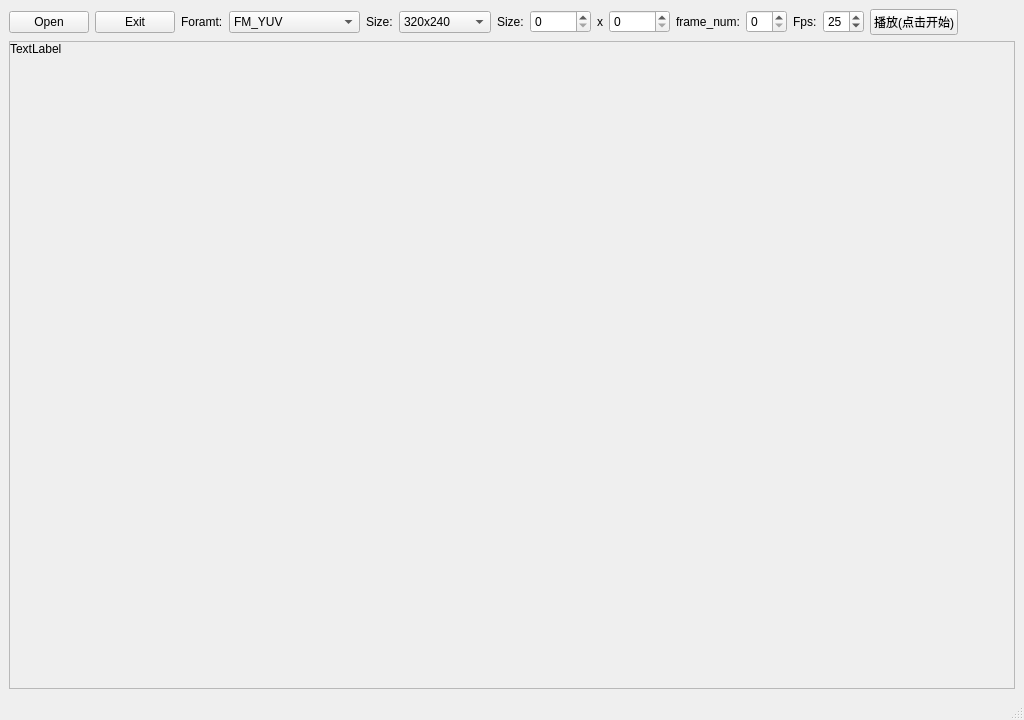
<?xml version="1.0" encoding="UTF-8"?>
<ui version="4.0">
 <class>MainWindow</class>
 <widget class="QMainWindow" name="MainWindow">
  <property name="geometry">
   <rect>
    <x>0</x>
    <y>0</y>
    <width>1024</width>
    <height>720</height>
   </rect>
  </property>
  <property name="acceptDrops">
   <bool>true</bool>
  </property>
  <property name="windowTitle">
   <string>MainWindow</string>
  </property>
  <widget class="QWidget" name="centralwidget">
   <property name="acceptDrops">
    <bool>true</bool>
   </property>
   <layout class="QGridLayout" name="gridLayout">
    <item row="3" column="0">
     <widget class="QScrollArea" name="scrollArea">
      <property name="acceptDrops">
       <bool>true</bool>
      </property>
      <property name="widgetResizable">
       <bool>true</bool>
      </property>
      <widget class="QWidget" name="scrollAreaWidgetContents">
       <property name="geometry">
        <rect>
         <x>0</x>
         <y>0</y>
         <width>1004</width>
         <height>644</height>
        </rect>
       </property>
       <widget class="QLabel" name="label">
        <property name="geometry">
         <rect>
          <x>0</x>
          <y>0</y>
          <width>59</width>
          <height>14</height>
         </rect>
        </property>
        <property name="text">
         <string>TextLabel</string>
        </property>
       </widget>
      </widget>
     </widget>
    </item>
    <item row="0" column="0">
     <layout class="QHBoxLayout" name="horizontalLayout">
      <item>
       <widget class="QPushButton" name="b_open">
        <property name="text">
         <string>Open</string>
        </property>
       </widget>
      </item>
      <item>
       <widget class="QPushButton" name="b_Exit">
        <property name="text">
         <string>Exit</string>
        </property>
       </widget>
      </item>
      <item>
       <widget class="QLabel" name="label_2">
        <property name="text">
         <string>Foramt:</string>
        </property>
       </widget>
      </item>
      <item>
       <widget class="QComboBox" name="combo_fm">
        <item>
         <property name="text">
          <string>FM_YUV</string>
         </property>
        </item>
        <item>
         <property name="text">
          <string>FM_NV12</string>
         </property>
        </item>
        <item>
         <property name="text">
          <string>FM_NV21</string>
         </property>
        </item>
        <item>
         <property name="text">
          <string>FM_YUV420sp</string>
         </property>
        </item>
        <item>
         <property name="text">
          <string>FM_YV12</string>
         </property>
        </item>
        <item>
         <property name="text">
          <string>FM_IYUV</string>
         </property>
        </item>
        <item>
         <property name="text">
          <string>FM_I420</string>
         </property>
        </item>
        <item>
         <property name="text">
          <string>FM_YUV420p</string>
         </property>
        </item>
        <item>
         <property name="text">
          <string>FM_UYVY</string>
         </property>
        </item>
        <item>
         <property name="text">
          <string>FM_Y422</string>
         </property>
        </item>
        <item>
         <property name="text">
          <string>FM_UYNV</string>
         </property>
        </item>
        <item>
         <property name="text">
          <string>FM_YVYU</string>
         </property>
        </item>
        <item>
         <property name="text">
          <string>FM_YUYV</string>
         </property>
        </item>
        <item>
         <property name="text">
          <string>FM_YUNV</string>
         </property>
        </item>
        <item>
         <property name="text">
          <string>FM_BGRA</string>
         </property>
        </item>
        <item>
         <property name="text">
          <string>FM_RGBA</string>
         </property>
        </item>
        <item>
         <property name="text">
          <string>FM_GRAY</string>
         </property>
        </item>
        <item>
         <property name="text">
          <string>FM_BGR565</string>
         </property>
        </item>
        <item>
         <property name="text">
          <string>FM_BGR555</string>
         </property>
        </item>
        <item>
         <property name="text">
          <string>FM_XYZ</string>
         </property>
        </item>
        <item>
         <property name="text">
          <string>FM_YCrCb</string>
         </property>
        </item>
        <item>
         <property name="text">
          <string>FM_BayerBG</string>
         </property>
        </item>
        <item>
         <property name="text">
          <string>FM_BayerGB</string>
         </property>
        </item>
        <item>
         <property name="text">
          <string>FM_BayerGR</string>
         </property>
        </item>
        <item>
         <property name="text">
          <string>FM_HSV</string>
         </property>
        </item>
        <item>
         <property name="text">
          <string>FM_Lab</string>
         </property>
        </item>
        <item>
         <property name="text">
          <string>FM_Luv</string>
         </property>
        </item>
        <item>
         <property name="text">
          <string>FM_ForFileFormat</string>
         </property>
        </item>
       </widget>
      </item>
      <item>
       <widget class="QLabel" name="label_3">
        <property name="text">
         <string>Size:</string>
        </property>
       </widget>
      </item>
      <item>
       <widget class="QComboBox" name="combo_size">
        <item>
         <property name="text">
          <string>320x240</string>
         </property>
        </item>
        <item>
         <property name="text">
          <string>640x480</string>
         </property>
        </item>
        <item>
         <property name="text">
          <string>720x480</string>
         </property>
        </item>
        <item>
         <property name="text">
          <string>720x576</string>
         </property>
        </item>
        <item>
         <property name="text">
          <string>800x480</string>
         </property>
        </item>
        <item>
         <property name="text">
          <string>800x576</string>
         </property>
        </item>
        <item>
         <property name="text">
          <string>800x720</string>
         </property>
        </item>
        <item>
         <property name="text">
          <string>1024x600</string>
         </property>
        </item>
        <item>
         <property name="text">
          <string>1280x720</string>
         </property>
        </item>
        <item>
         <property name="text">
          <string>1440x960</string>
         </property>
        </item>
        <item>
         <property name="text">
          <string>2560x1440</string>
         </property>
        </item>
       </widget>
      </item>
      <item>
       <widget class="QLabel" name="label_4">
        <property name="text">
         <string>Size:</string>
        </property>
       </widget>
      </item>
      <item>
       <widget class="QSpinBox" name="spin_width">
        <property name="maximum">
         <number>10000</number>
        </property>
       </widget>
      </item>
      <item>
       <widget class="QLabel" name="label_5">
        <property name="text">
         <string>x</string>
        </property>
       </widget>
      </item>
      <item>
       <widget class="QSpinBox" name="spin_height">
        <property name="maximum">
         <number>10000</number>
        </property>
       </widget>
      </item>
      <item>
       <widget class="QLabel" name="label_6">
        <property name="text">
         <string>frame_num:</string>
        </property>
       </widget>
      </item>
      <item>
       <widget class="QSpinBox" name="spinBox_frame_num"/>
      </item>
      <item>
       <widget class="QLabel" name="label_7">
        <property name="text">
         <string>Fps:</string>
        </property>
       </widget>
      </item>
      <item>
       <widget class="QSpinBox" name="spinBox_fps">
        <property name="value">
         <number>25</number>
        </property>
       </widget>
      </item>
      <item>
       <widget class="QPushButton" name="pushButton_stream_ctrl">
        <property name="text">
         <string>播放(点击开始)</string>
        </property>
        <property name="checkable">
         <bool>true</bool>
        </property>
       </widget>
      </item>
      <item>
       <spacer name="horizontalSpacer">
        <property name="orientation">
         <enum>Qt::Horizontal</enum>
        </property>
        <property name="sizeHint" stdset="0">
         <size>
          <width>40</width>
          <height>20</height>
         </size>
        </property>
       </spacer>
      </item>
     </layout>
    </item>
   </layout>
  </widget>
  <widget class="QStatusBar" name="statusbar"/>
 </widget>
 <resources/>
 <connections>
  <connection>
   <sender>b_open</sender>
   <signal>clicked()</signal>
   <receiver>MainWindow</receiver>
   <slot>open_clicked()</slot>
   <hints>
    <hint type="sourcelabel">
     <x>49</x>
     <y>20</y>
    </hint>
    <hint type="destinationlabel">
     <x>511</x>
     <y>359</y>
    </hint>
   </hints>
  </connection>
  <connection>
   <sender>b_Exit</sender>
   <signal>clicked()</signal>
   <receiver>MainWindow</receiver>
   <slot>exit_clicked()</slot>
   <hints>
    <hint type="sourcelabel">
     <x>135</x>
     <y>20</y>
    </hint>
    <hint type="destinationlabel">
     <x>511</x>
     <y>359</y>
    </hint>
   </hints>
  </connection>
  <connection>
   <sender>combo_size</sender>
   <signal>currentIndexChanged(QString)</signal>
   <receiver>MainWindow</receiver>
   <slot>size_IndexChanged(QString)</slot>
   <hints>
    <hint type="sourcelabel">
     <x>509</x>
     <y>30</y>
    </hint>
    <hint type="destinationlabel">
     <x>511</x>
     <y>359</y>
    </hint>
   </hints>
  </connection>
  <connection>
   <sender>combo_fm</sender>
   <signal>currentIndexChanged(QString)</signal>
   <receiver>MainWindow</receiver>
   <slot>format_IndexChanged(QString)</slot>
   <hints>
    <hint type="sourcelabel">
     <x>274</x>
     <y>20</y>
    </hint>
    <hint type="destinationlabel">
     <x>511</x>
     <y>359</y>
    </hint>
   </hints>
  </connection>
  <connection>
   <sender>spin_width</sender>
   <signal>valueChanged(int)</signal>
   <receiver>MainWindow</receiver>
   <slot>spin_width_valChange(int)</slot>
   <hints>
    <hint type="sourcelabel">
     <x>574</x>
     <y>21</y>
    </hint>
    <hint type="destinationlabel">
     <x>511</x>
     <y>359</y>
    </hint>
   </hints>
  </connection>
  <connection>
   <sender>spin_height</sender>
   <signal>valueChanged(int)</signal>
   <receiver>MainWindow</receiver>
   <slot>spin_height_valChange(int)</slot>
   <hints>
    <hint type="sourcelabel">
     <x>641</x>
     <y>21</y>
    </hint>
    <hint type="destinationlabel">
     <x>511</x>
     <y>359</y>
    </hint>
   </hints>
  </connection>
  <connection>
   <sender>spinBox_frame_num</sender>
   <signal>valueChanged(int)</signal>
   <receiver>MainWindow</receiver>
   <slot>spin_frame_num_valChange(int)</slot>
   <hints>
    <hint type="sourcelabel">
     <x>822</x>
     <y>18</y>
    </hint>
    <hint type="destinationlabel">
     <x>919</x>
     <y>20</y>
    </hint>
   </hints>
  </connection>
  <connection>
   <sender>pushButton_stream_ctrl</sender>
   <signal>clicked(bool)</signal>
   <receiver>MainWindow</receiver>
   <slot>pushButton_stream_ctrl_onclick(bool)</slot>
   <hints>
    <hint type="sourcelabel">
     <x>969</x>
     <y>27</y>
    </hint>
    <hint type="destinationlabel">
     <x>1022</x>
     <y>57</y>
    </hint>
   </hints>
  </connection>
 </connections>
 <slots>
  <slot>open_clicked()</slot>
  <slot>exit_clicked()</slot>
  <slot>format_IndexChanged(QString)</slot>
  <slot>size_IndexChanged(QString)</slot>
  <slot>spin_width_valChange(int)</slot>
  <slot>spin_height_valChange(int)</slot>
  <slot>spin_frame_num_valChange(int)</slot>
  <slot>pushButton_stream_ctrl_onclick(bool)</slot>
 </slots>
</ui>
